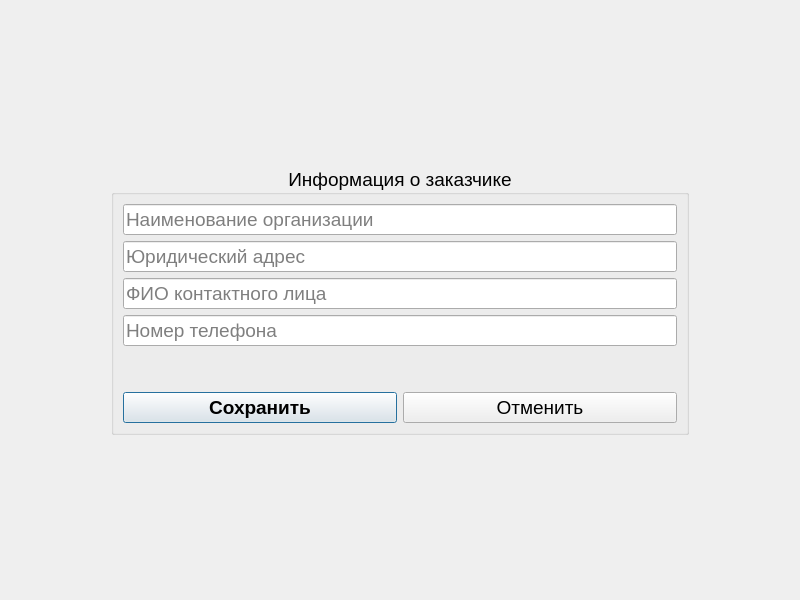
<?xml version="1.0" encoding="UTF-8"?>
<ui version="4.0">
 <class>CustomerInfoDialog</class>
 <widget class="QDialog" name="CustomerInfoDialog">
  <property name="geometry">
   <rect>
    <x>0</x>
    <y>0</y>
    <width>800</width>
    <height>600</height>
   </rect>
  </property>
  <property name="windowTitle">
   <string>Dialog</string>
  </property>
  <layout class="QGridLayout" name="gridLayout_2">
   <item row="1" column="2">
    <spacer name="horizontalSpacer_2">
     <property name="orientation">
      <enum>Qt::Orientation::Horizontal</enum>
     </property>
     <property name="sizeType">
      <enum>QSizePolicy::Policy::Fixed</enum>
     </property>
     <property name="sizeHint" stdset="0">
      <size>
       <width>100</width>
       <height>20</height>
      </size>
     </property>
    </spacer>
   </item>
   <item row="1" column="1">
    <widget class="QGroupBox" name="groupBox">
     <property name="font">
      <font>
       <pointsize>14</pointsize>
      </font>
     </property>
     <property name="title">
      <string>Информация о заказчике</string>
     </property>
     <property name="alignment">
      <set>Qt::AlignmentFlag::AlignCenter</set>
     </property>
     <layout class="QGridLayout" name="gridLayout">
      <item row="0" column="0">
       <widget class="QLineEdit" name="editOrgName">
        <property name="placeholderText">
         <string>Наименование организации</string>
        </property>
       </widget>
      </item>
      <item row="3" column="0">
       <widget class="QLineEdit" name="editPhone">
        <property name="placeholderText">
         <string>Номер телефона</string>
        </property>
       </widget>
      </item>
      <item row="1" column="0">
       <widget class="QLineEdit" name="editAddress">
        <property name="placeholderText">
         <string>Юридический адрес</string>
        </property>
       </widget>
      </item>
      <item row="5" column="0">
       <layout class="QHBoxLayout" name="horizontalLayout">
        <item>
         <widget class="QPushButton" name="btnSave">
          <property name="font">
           <font>
            <pointsize>14</pointsize>
            <bold>true</bold>
           </font>
          </property>
          <property name="text">
           <string>Сохранить</string>
          </property>
         </widget>
        </item>
        <item>
         <widget class="QPushButton" name="btnCancel">
          <property name="text">
           <string>Отменить</string>
          </property>
         </widget>
        </item>
       </layout>
      </item>
      <item row="2" column="0">
       <widget class="QLineEdit" name="editContactPerson">
        <property name="placeholderText">
         <string>ФИО контактного лица</string>
        </property>
       </widget>
      </item>
      <item row="4" column="0">
       <spacer name="verticalSpacer_3">
        <property name="orientation">
         <enum>Qt::Orientation::Vertical</enum>
        </property>
        <property name="sizeHint" stdset="0">
         <size>
          <width>20</width>
          <height>40</height>
         </size>
        </property>
       </spacer>
      </item>
     </layout>
    </widget>
   </item>
   <item row="1" column="0">
    <spacer name="horizontalSpacer">
     <property name="orientation">
      <enum>Qt::Orientation::Horizontal</enum>
     </property>
     <property name="sizeType">
      <enum>QSizePolicy::Policy::Fixed</enum>
     </property>
     <property name="sizeHint" stdset="0">
      <size>
       <width>100</width>
       <height>20</height>
      </size>
     </property>
    </spacer>
   </item>
   <item row="2" column="1">
    <spacer name="verticalSpacer">
     <property name="orientation">
      <enum>Qt::Orientation::Vertical</enum>
     </property>
     <property name="sizeHint" stdset="0">
      <size>
       <width>20</width>
       <height>40</height>
      </size>
     </property>
    </spacer>
   </item>
   <item row="0" column="1">
    <spacer name="verticalSpacer_2">
     <property name="orientation">
      <enum>Qt::Orientation::Vertical</enum>
     </property>
     <property name="sizeHint" stdset="0">
      <size>
       <width>20</width>
       <height>40</height>
      </size>
     </property>
    </spacer>
   </item>
  </layout>
 </widget>
 <resources/>
 <connections/>
</ui>
